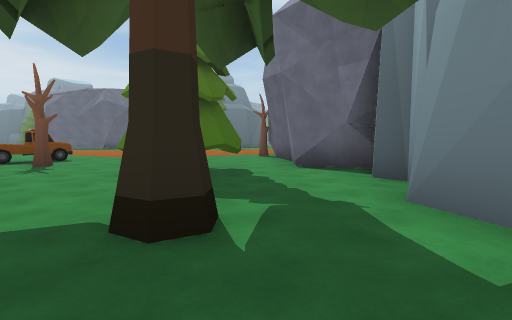
view 1 (above)

19 first-person views from a walk through a Unity game level. The camera is 1.2 m above the floor, tilts 4° down and sees 85° across. The floor is counted in squares, 2 m on a side. Each view is taken from the middle of a square. On the plan, view 1 faces up. The plan holds only what a view shows up to about 9 squares ahead; the rest is blank. The place goes on beyond the plan. The player is left out. Some animated figures are left out. Some surface patterns are stand-ins.

view 2
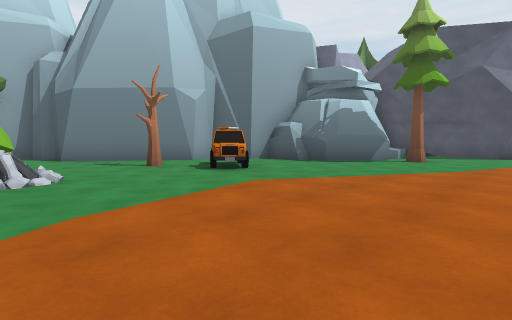

view 3
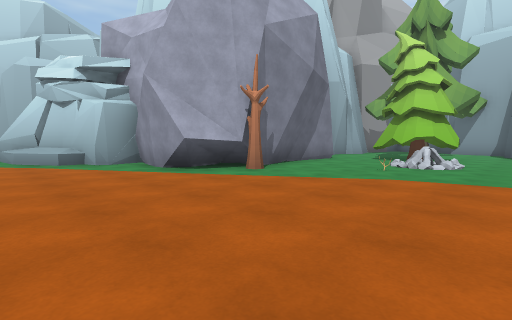

view 4
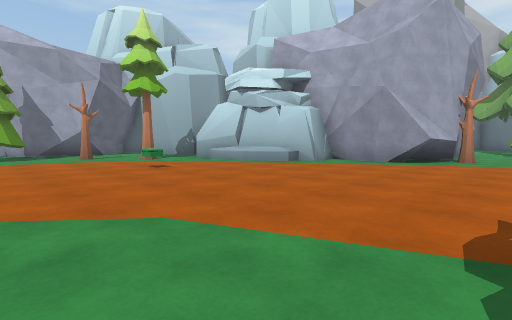

view 5
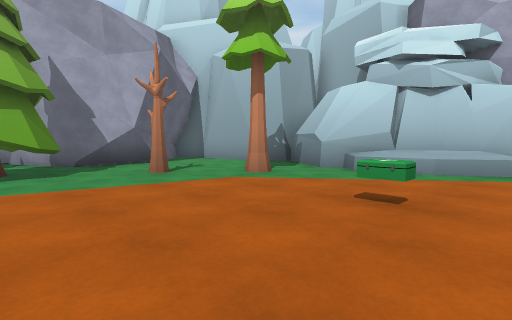

view 6
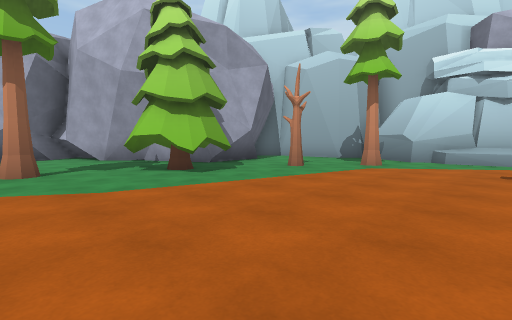

view 7
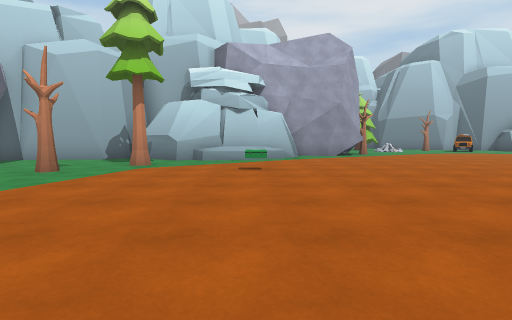

view 8
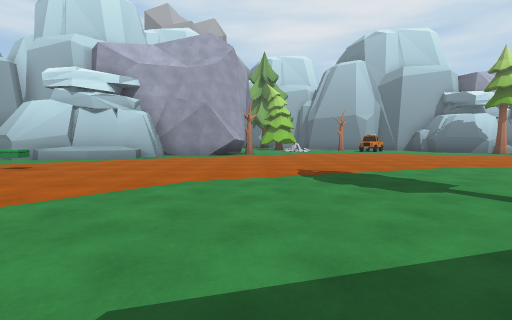

view 9
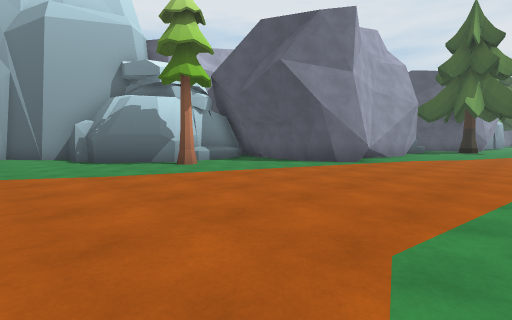

view 10
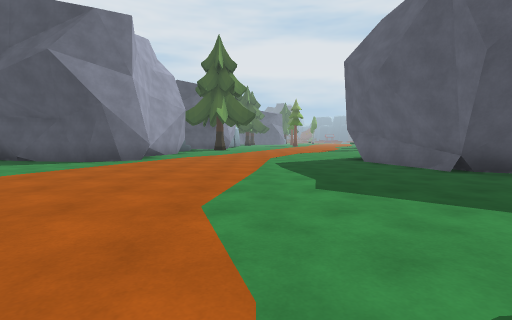

view 11
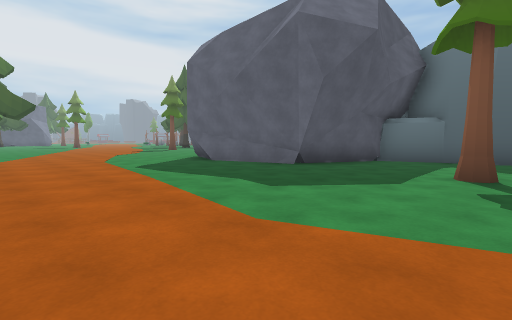

view 12
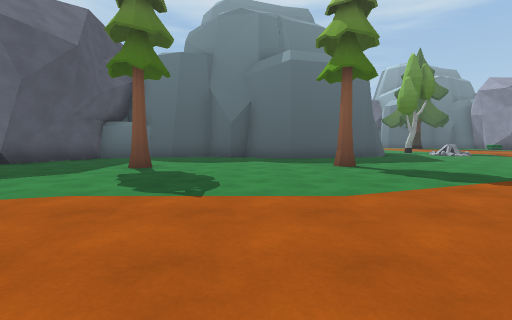

view 13
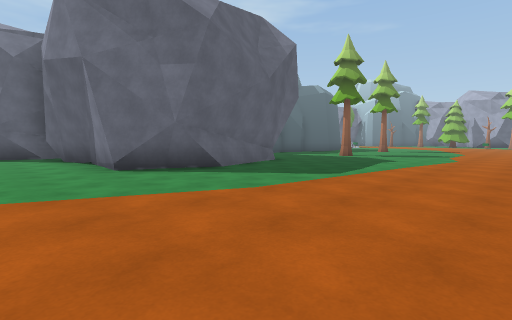

view 14
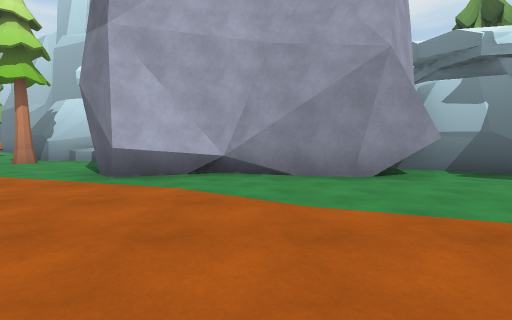

view 15
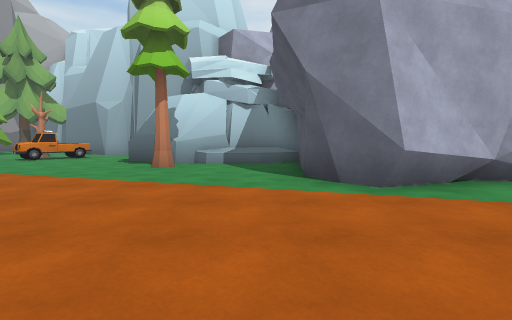

view 16
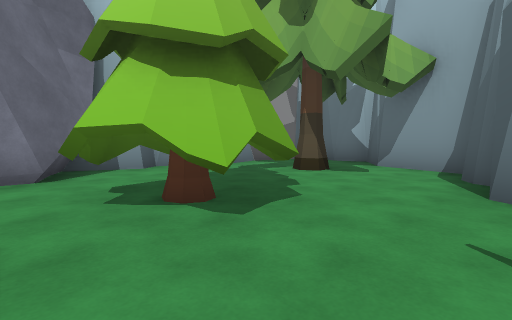

view 17
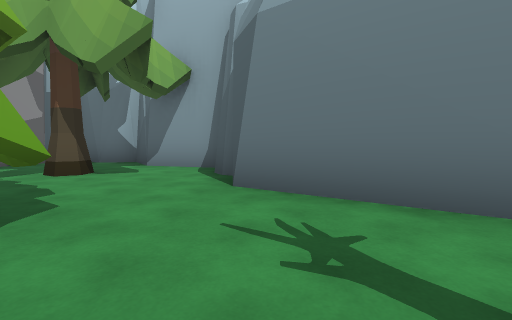

view 18
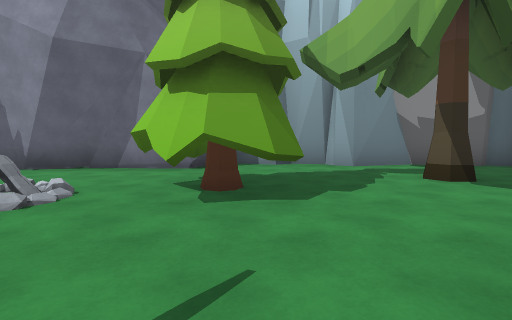

view 19
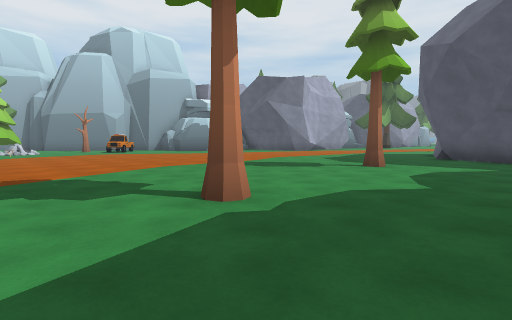

### Floor plan
Key: @ floor where view 1 was taken; # wall or solid block; x gap in a wall; . floor; ^ raised ledge; T truck; R tree; C campfire; O other object.
Columns run from 19 left of view 1 to 15 right of it. Each row starts with its distance up from view 1.
 23  ..#    #.............. .......   #
 22  ..#    #.....................R...#
 21  ..######.......R............R....#
 20  ...##.....R.................#R..##
 19  ............................RR###
 18  .............................##
 17  .......................O...R.##
 16 ...........................R...##
 15 ................................#
 14 ........................^^##.####
 13 ######.................### ###
 12      #..............####
 11      #..R..........R##
 10      #..x...........#
  9      ^^###.......O..#
  8      ##  ##..T...C..#
  7           #.TT......#
  6           ##  R..RR.##
  5             ##...RR..#
  4              ##......#
  3               ##.....#
  2                #..#..#
  1                ##....#
  0                 ###@.#
 -1                   ####

Positions as (right, up) in squares from view 1, and headings:
1: (0, 0), facing up
2: (-2, 13), facing down-left
3: (-4, 15), facing down-right
4: (-1, 20), facing down-right
5: (4, 20), facing down-right
6: (5, 23), facing down-right
7: (5, 23), facing down
8: (0, 23), facing down
9: (-7, 17), facing down-left
10: (-6, 17), facing left
11: (-7, 15), facing up-left
12: (-5, 14), facing up
13: (-18, 15), facing up-right
14: (-17, 18), facing down
15: (-13, 17), facing down
16: (-4, 7), facing down-right
17: (-4, 7), facing down
18: (-5, 5), facing right
19: (-1, 23), facing down-left
